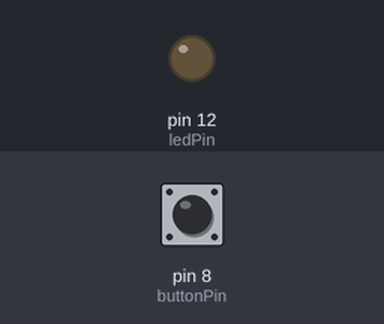
A sketch run on a simulated Arduino Uno, built with avr-gcc and run on an emulated ATmega328P. On the bench: output pins drawn as LEDs (lit = HIGH). The test bench sets the inputs (shaded band); at power-on: pin 8 (buttonPin) HIGH.

Above: at 1.2 s.
1.3 s: pin 8 (buttonPin) pulled LOW for 0.15 s
At 1.6 s:
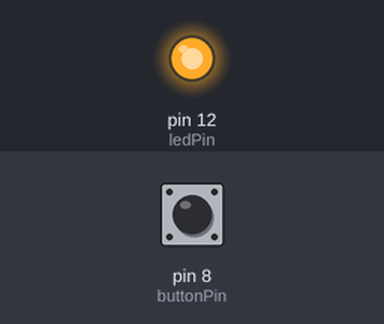
2.9 s: pin 8 (buttonPin) pulled LOW for 1 s
At 4.0 s:
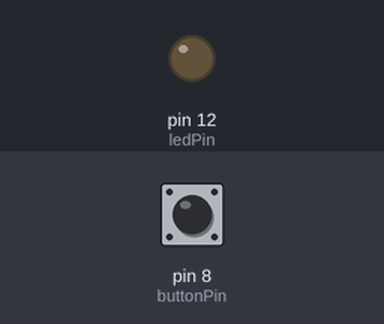
5.4 s: pin 8 (buttonPin) pulled LOW for 3.2 s
At 5.9 s:
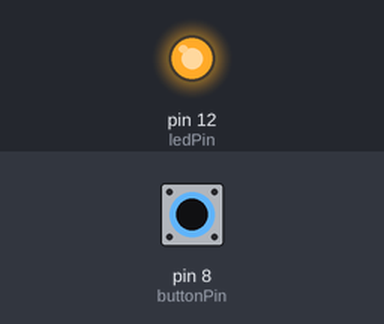
Timing chart, 0 to 8.4 s (numbered marks = the images above; inputs shaded):
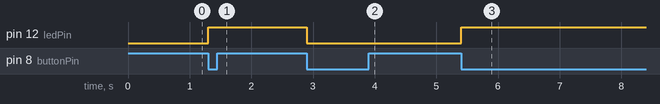

Measured:
- after the input at 1.3 s, pin 12 (ledPin): LOW → HIGH at once
- after the input at 2.9 s, pin 12 (ledPin): HIGH → LOW at once
- after the input at 5.4 s, pin 12 (ledPin): LOW → HIGH at once

The sketch:

1_0_3.ino
```cpp
const int buttonPin=8;
const int ledPin=12;
bool prev_button_state=HIGH;
bool ledstate=LOW;

void setup()
{
  pinMode(buttonPin, INPUT_PULLUP);
  pinMode(ledPin,OUTPUT);
}

void loop()
{
  bool button_state = digitalRead(buttonPin);
  if (prev_button_state == HIGH && button_state == LOW){
    ledstate = !ledstate;
  }
  digitalWrite(ledPin,ledstate);
  prev_button_state = button_state;
  delay(100);
}
```
